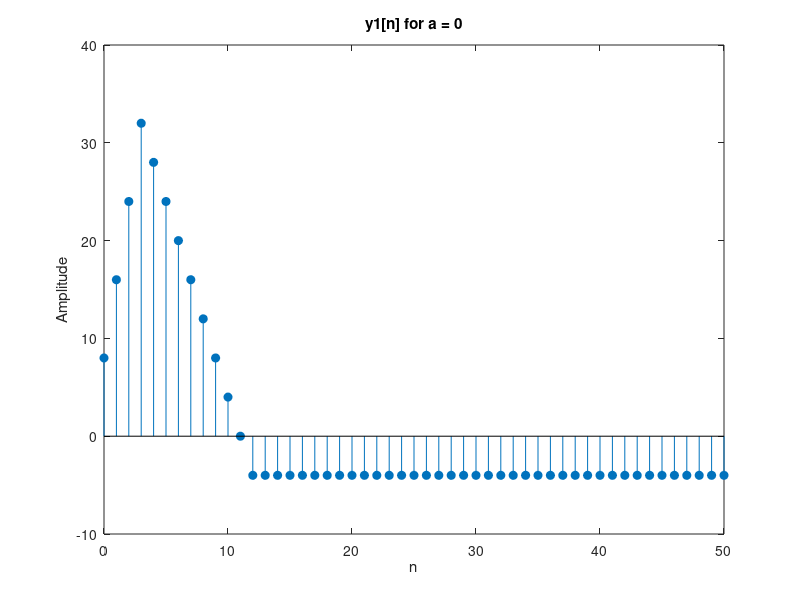
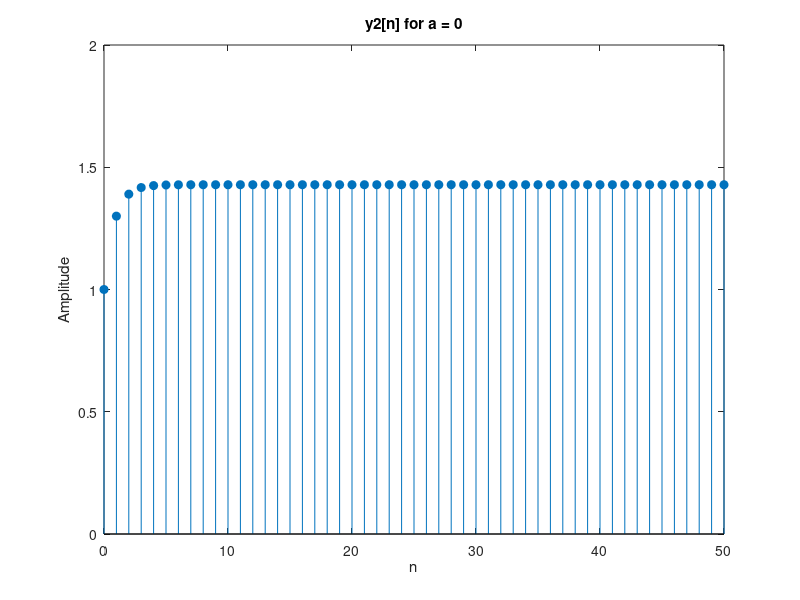
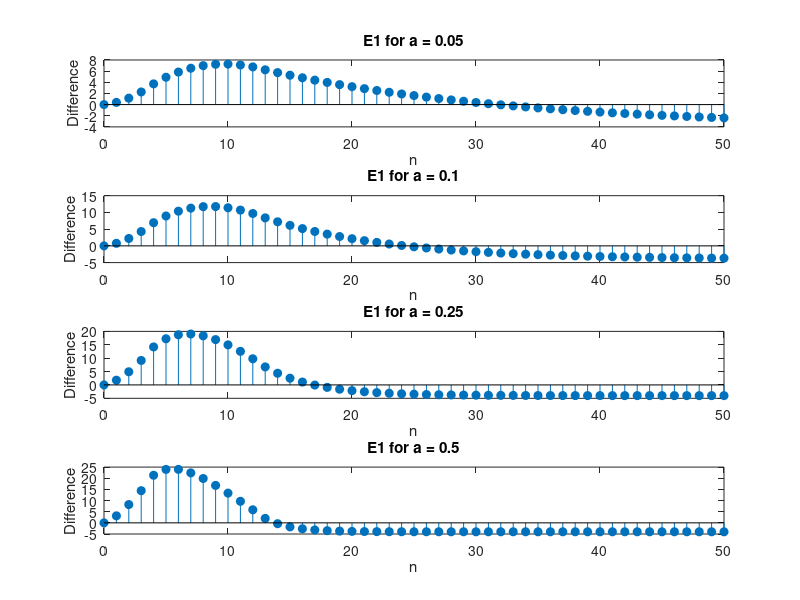
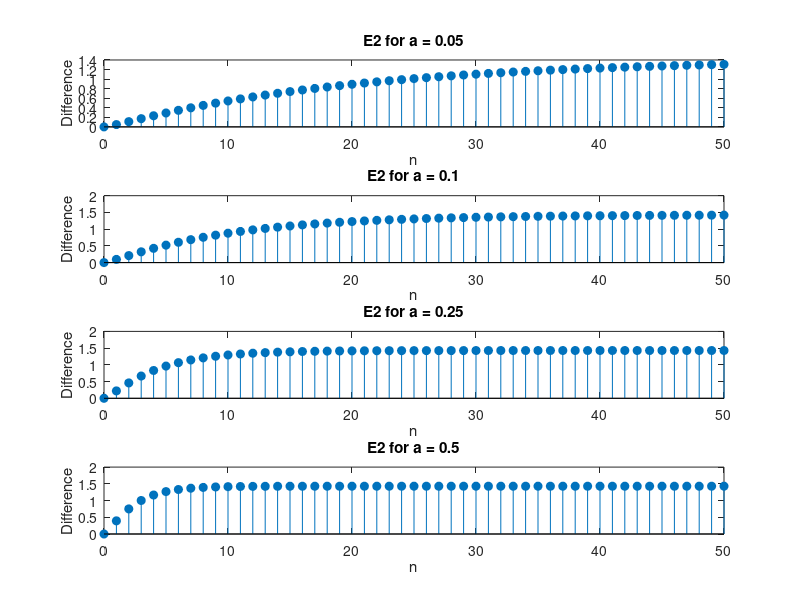

Recreate these plots in MATLAB, in order.
% Define the input sequences
a = [0, 0.05, 0.1, 0.25, 0.5];
n = 0:50;


%unit step function
u = @(n) double(n>=0);
%define sequences
x1 = @(n) 8*(u(n) - u(n-4)) - 4*(u(n-4) - u(n-13)); %x1(t)
x2 = @(n) (0.3).^n .* u(n); %x2(t)

y_1 = zeros(length(n) + length(n) - 1, length(a));
y_2 = zeros(length(n) + length(n) - 1, length(a));

for i = 1:length(a)
    h = exp(-a(i) * n) .* u(n);
    y_1(:,i) = conv(x1(n),h,'full');
    y_2(:,i) = conv(x2(n),h,'full');   
end

E1 = zeros(size(y_1, 1), length(a) - 1);
E2 = zeros(size(y_2, 1), length(a) - 1);


s = 1;
for i = 2:length(a)
    E1(:, i-1) = y_1(:, 1) - y_1(:, i);
    E2(:, i-1) = y_2(:, 1) - y_2(:, i);
 

end

figure;
stem(n, y_1(1:length(n), 1), 'filled');
title('y1[n] for a = 0');
xlabel('n');
ylabel('Amplitude');
figure;
stem(n, y_2(1:length(n), 1), 'filled');
title('y2[n] for a = 0');
xlabel('n');
ylabel('Amplitude');



figure;
for i = 1:length(a)-1
 subplot(size(E1, 2), 1, i);
 stem(n, E1(1:length(n), i), 'filled');
 title(['E1 for a =',' ',num2str(a(i+1))]);
 xlabel('n');
 ylabel('Difference');
end

figure;
for i = 1:length(a)-1
 subplot(size(E2, 2), 1, i);
 stem(n, E2(1:length(n), i), 'filled');
 title(['E2 for a =',' ',num2str(a(i+1))]);
 xlabel('n');
 ylabel('Difference');
end












